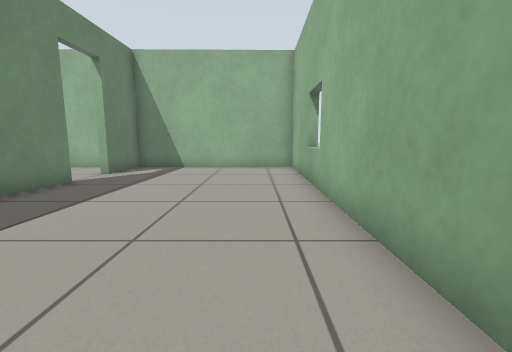
view 1 (above)

12 first-person views from a walk through a Gazebo world. The camera is 0.61 m above the floor, tilts 8° down and sees 90° across. The floor is counted in squares, 0.5 m on a side. Each view is taken from the middle of a square. On the plan, view 1 faces up. The plan holds only what a view shows up to about 12 squares ahead; the rest is blank.

view 2
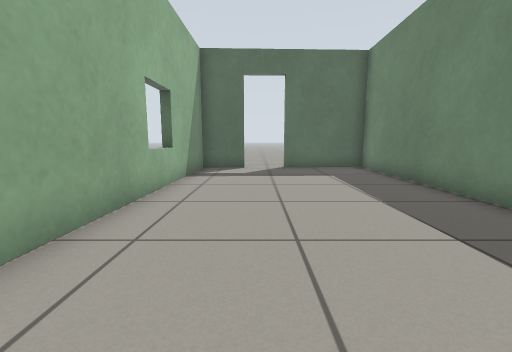

view 3
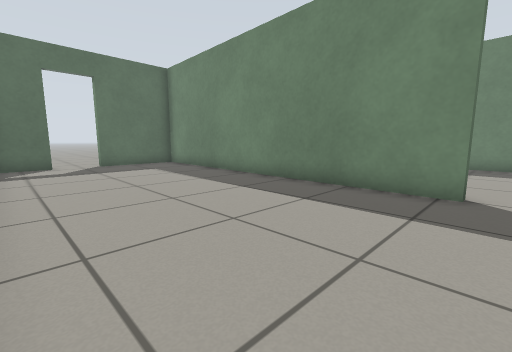

view 4
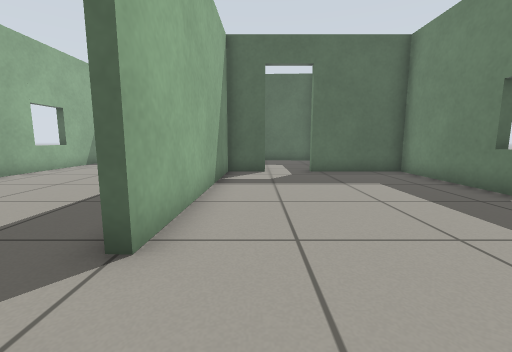

view 5
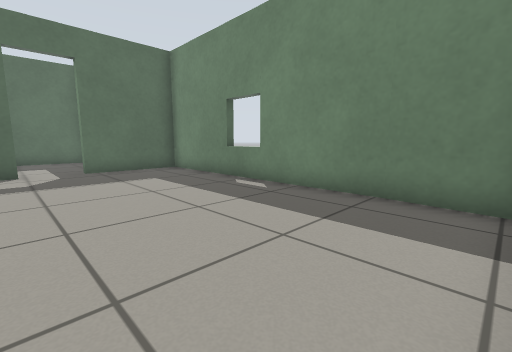

view 6
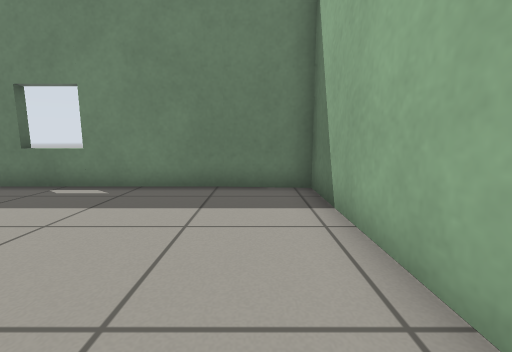

view 7
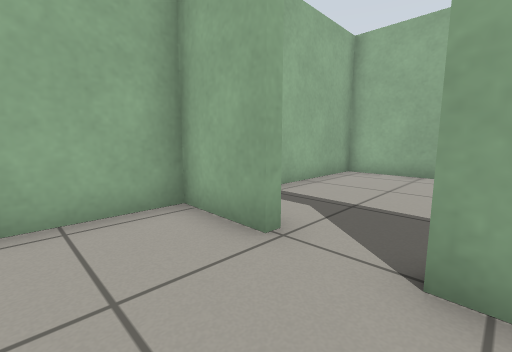

view 8
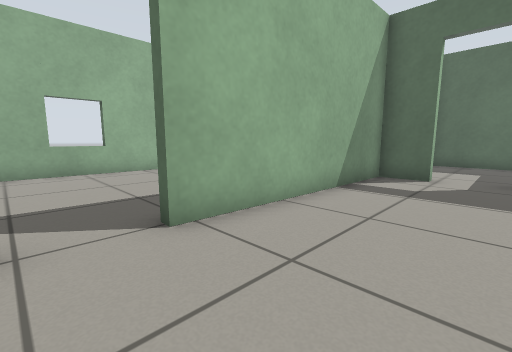

view 9
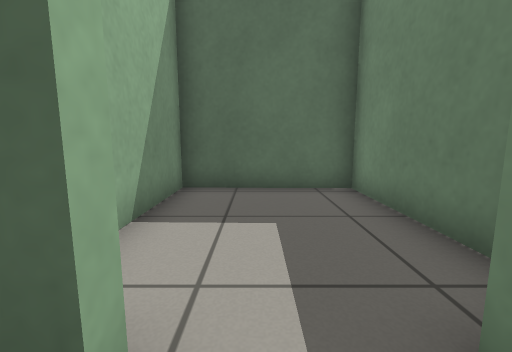

view 10
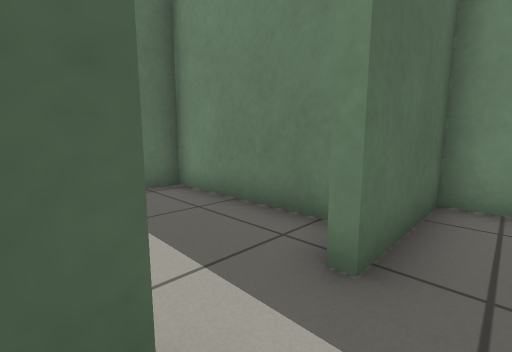

view 11
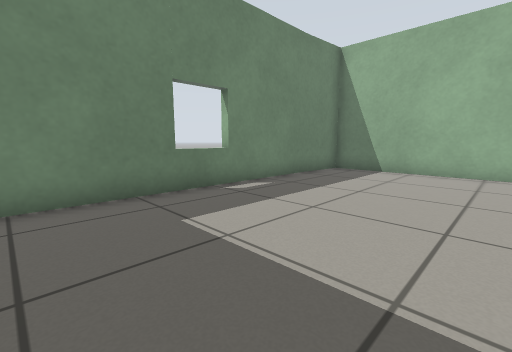

view 12
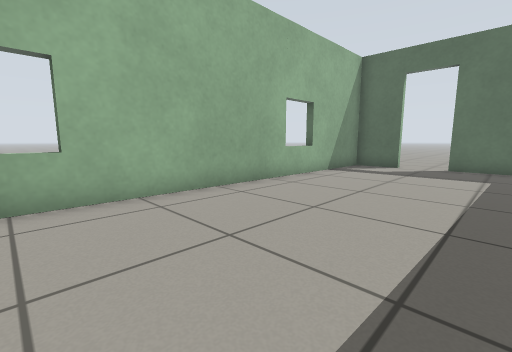

### Floor plan
Ten units are one square. View 1 is at (0, 0); x grows to the right and y downward. Boxes are objects, and circles mark ways between rooms. Rooms are numbered by the first view taken in them; rooms with no view inside come last. Other rooms are left out.
<svg viewBox="-131 -119 152 179">
<path fill="none" stroke="#000" d="M-54 -74 -58 55 -22 54M-5 53 13 53 16 -114 -53 -114 -53 -92M-56 -92 -55 -114 -126 -114 -126 -1 -91 -1M-74 -1 -59 -1 -57 -74M-104 9 -104 54 -61 55 -60 23"/>
<circle cx="-55" cy="-85" r="3" fill="#2a7"/>
<circle cx="-85" cy="0" r="3" fill="#2a7"/>
<text x="-20" y="-30">1</text>
<text x="-90" y="-60">2</text>
<text x="-80" y="30">3</text>
</svg>
Room 1 opens to room 2. Room 2 opens to room 3.

Where each view was taken, in squares from view 1:
view 1: 0 up, 0 right, facing up
view 2: 6 up, 1 left, facing down
view 3: 8 up, 1 right, facing down-left
view 4: 10 up, 7 left, facing down
view 5: 11 up, 7 left, facing down-left
view 6: 10 up, 6 left, facing left
view 7: 7 up, 8 left, facing up-right
view 8: 9 up, 9 left, facing down-right
view 9: 1 up, 8 left, facing down
view 10: 1 up, 7 left, facing down-left
view 11: 1 up, 7 left, facing up-left
view 12: 7 up, 4 left, facing down-right
